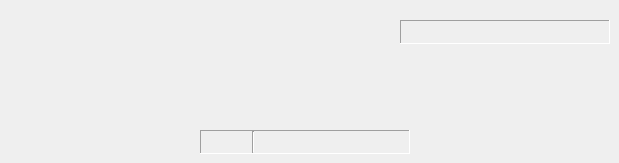
  <widget class="QWidget" name="centralwidget">
   <widget class="QFrame" name="fSBError">
    <property name="geometry">
     <rect>
      <x>400</x>
      <y>20</y>
      <width>210</width>
      <height>24</height>
     </rect>
    </property>
    <property name="minimumSize">
     <size>
      <width>210</width>
      <height>16</height>
     </size>
    </property>
    <property name="contextMenuPolicy">
     <enum>Qt::NoContextMenu</enum>
    </property>
    <property name="frameShape">
     <enum>QFrame::Panel</enum>
    </property>
    <property name="frameShadow">
     <enum>QFrame::Sunken</enum>
    </property>
    <property name="lineWidth">
     <number>1</number>
    </property>
    <property name="midLineWidth">
     <number>0</number>
    </property>
    <layout class="QHBoxLayout">
     <property name="spacing">
      <number>4</number>
     </property>
     <property name="leftMargin">
      <number>0</number>
     </property>
     <property name="topMargin">
      <number>0</number>
     </property>
     <property name="rightMargin">
      <number>0</number>
     </property>
     <property name="bottomMargin">
      <number>0</number>
     </property>
     <item>
      <widget class="QLabel" name="lSBErrorIcon">
       <property name="enabled">
        <bool>true</bool>
       </property>
       <property name="maximumSize">
        <size>
         <width>16</width>
         <height>16</height>
        </size>
       </property>
       <property name="frameShape">
        <enum>QFrame::NoFrame</enum>
       </property>
       <property name="frameShadow">
        <enum>QFrame::Plain</enum>
       </property>
       <property name="text">
        <string/>
       </property>
       <property name="pixmap">
        <pixmap/>
       </property>
       <property name="scaledContents">
        <bool>true</bool>
       </property>
       <property name="buddy">
        <cstring>twShader</cstring>
       </property>
      </widget>
     </item>
     <item>
      <widget class="QLabel" name="lSBErrorText">
       <property name="enabled">
        <bool>true</bool>
       </property>
       <property name="text">
        <string/>
       </property>
       <property name="pixmap">
        <pixmap/>
       </property>
       <property name="alignment">
        <set>Qt::AlignLeading|Qt::AlignLeft|Qt::AlignVCenter</set>
       </property>
       <property name="buddy">
        <cstring>twShader</cstring>
       </property>
      </widget>
     </item>
    </layout>
   </widget>
   <widget class="QFrame" name="fSBMouseInfo">
    <property name="geometry">
     <rect>
      <x>200</x>
      <y>130</y>
      <width>210</width>
      <height>24</height>
     </rect>
    </property>
    <property name="minimumSize">
     <size>
      <width>210</width>
      <height>16</height>
     </size>
    </property>
    <property name="contextMenuPolicy">
     <enum>Qt::NoContextMenu</enum>
    </property>
    <property name="frameShape">
     <enum>QFrame::Panel</enum>
    </property>
    <property name="frameShadow">
     <enum>QFrame::Sunken</enum>
    </property>
    <property name="lineWidth">
     <number>1</number>
    </property>
    <property name="midLineWidth">
     <number>0</number>
    </property>
    <layout class="QHBoxLayout">
     <property name="spacing">
      <number>4</number>
     </property>
     <property name="leftMargin">
      <number>0</number>
     </property>
     <property name="topMargin">
      <number>0</number>
     </property>
     <property name="rightMargin">
      <number>0</number>
     </property>
     <property name="bottomMargin">
      <number>0</number>
     </property>
     <item>
      <widget class="QLabel" name="lSBCurrentPosition">
       <property name="text">
        <string/>
       </property>
      </widget>
     </item>
     <item>
      <widget class="Line" name="line_9">
       <property name="orientation">
        <enum>Qt::Vertical</enum>
       </property>
      </widget>
     </item>
     <item>
      <widget class="QLabel" name="lSBCurrentValueR">
       <property name="palette">
        <palette>
         <active>
          <colorrole role="WindowText">
           <brush brushstyle="SolidPattern">
            <color alpha="255">
             <red>213</red>
             <green>12</green>
             <blue>12</blue>
            </color>
           </brush>
          </colorrole>
          <colorrole role="Text">
           <brush brushstyle="SolidPattern">
            <color alpha="255">
             <red>213</red>
             <green>12</green>
             <blue>12</blue>
            </color>
           </brush>
          </colorrole>
          <colorrole role="ButtonText">
           <brush brushstyle="SolidPattern">
            <color alpha="255">
             <red>213</red>
             <green>12</green>
             <blue>12</blue>
            </color>
           </brush>
          </colorrole>
         </active>
         <inactive>
          <colorrole role="WindowText">
           <brush brushstyle="SolidPattern">
            <color alpha="255">
             <red>213</red>
             <green>12</green>
             <blue>12</blue>
            </color>
           </brush>
          </colorrole>
          <colorrole role="Text">
           <brush brushstyle="SolidPattern">
            <color alpha="255">
             <red>213</red>
             <green>12</green>
             <blue>12</blue>
            </color>
           </brush>
          </colorrole>
          <colorrole role="ButtonText">
           <brush brushstyle="SolidPattern">
            <color alpha="255">
             <red>213</red>
             <green>12</green>
             <blue>12</blue>
            </color>
           </brush>
          </colorrole>
         </inactive>
         <disabled>
          <colorrole role="WindowText">
           <brush brushstyle="SolidPattern">
            <color alpha="255">
             <red>128</red>
             <green>128</green>
             <blue>128</blue>
            </color>
           </brush>
          </colorrole>
          <colorrole role="Text">
           <brush brushstyle="SolidPattern">
            <color alpha="255">
             <red>199</red>
             <green>199</green>
             <blue>199</blue>
            </color>
           </brush>
          </colorrole>
          <colorrole role="ButtonText">
           <brush brushstyle="SolidPattern">
            <color alpha="255">
             <red>128</red>
             <green>128</green>
             <blue>128</blue>
            </color>
           </brush>
          </colorrole>
         </disabled>
        </palette>
       </property>
       <property name="autoFillBackground">
        <bool>false</bool>
       </property>
       <property name="text">
        <string/>
       </property>
      </widget>
     </item>
     <item>
      <widget class="QLabel" name="lSBCurrentValueG">
       <property name="palette">
        <palette>
         <active>
          <colorrole role="WindowText">
           <brush brushstyle="SolidPattern">
            <color alpha="255">
             <red>99</red>
             <green>180</green>
             <blue>39</blue>
            </color>
           </brush>
          </colorrole>
          <colorrole role="Text">
           <brush brushstyle="SolidPattern">
            <color alpha="255">
             <red>99</red>
             <green>180</green>
             <blue>39</blue>
            </color>
           </brush>
          </colorrole>
          <colorrole role="ButtonText">
           <brush brushstyle="SolidPattern">
            <color alpha="255">
             <red>99</red>
             <green>180</green>
             <blue>39</blue>
            </color>
           </brush>
          </colorrole>
         </active>
         <inactive>
          <colorrole role="WindowText">
           <brush brushstyle="SolidPattern">
            <color alpha="255">
             <red>99</red>
             <green>180</green>
             <blue>39</blue>
            </color>
           </brush>
          </colorrole>
          <colorrole role="Text">
           <brush brushstyle="SolidPattern">
            <color alpha="255">
             <red>99</red>
             <green>180</green>
             <blue>39</blue>
            </color>
           </brush>
          </colorrole>
          <colorrole role="ButtonText">
           <brush brushstyle="SolidPattern">
            <color alpha="255">
             <red>99</red>
             <green>180</green>
             <blue>39</blue>
            </color>
           </brush>
          </colorrole>
         </inactive>
         <disabled>
          <colorrole role="WindowText">
           <brush brushstyle="SolidPattern">
            <color alpha="255">
             <red>128</red>
             <green>128</green>
             <blue>128</blue>
            </color>
           </brush>
          </colorrole>
          <colorrole role="Text">
           <brush brushstyle="SolidPattern">
            <color alpha="255">
             <red>199</red>
             <green>199</green>
             <blue>199</blue>
            </color>
           </brush>
          </colorrole>
          <colorrole role="ButtonText">
           <brush brushstyle="SolidPattern">
            <color alpha="255">
             <red>128</red>
             <green>128</green>
             <blue>128</blue>
            </color>
           </brush>
          </colorrole>
         </disabled>
        </palette>
       </property>
       <property name="text">
        <string/>
       </property>
      </widget>
     </item>
     <item>
      <widget class="QLabel" name="lSBCurrentValueB">
       <property name="palette">
        <palette>
         <active>
          <colorrole role="WindowText">
           <brush brushstyle="SolidPattern">
            <color alpha="255">
             <red>0</red>
             <green>0</green>
             <blue>255</blue>
            </color>
           </brush>
          </colorrole>
          <colorrole role="Text">
           <brush brushstyle="SolidPattern">
            <color alpha="255">
             <red>0</red>
             <green>0</green>
             <blue>255</blue>
            </color>
           </brush>
          </colorrole>
          <colorrole role="ButtonText">
           <brush brushstyle="SolidPattern">
            <color alpha="255">
             <red>0</red>
             <green>0</green>
             <blue>255</blue>
            </color>
           </brush>
          </colorrole>
         </active>
         <inactive>
          <colorrole role="WindowText">
           <brush brushstyle="SolidPattern">
            <color alpha="255">
             <red>0</red>
             <green>0</green>
             <blue>255</blue>
            </color>
           </brush>
          </colorrole>
          <colorrole role="Text">
           <brush brushstyle="SolidPattern">
            <color alpha="255">
             <red>0</red>
             <green>0</green>
             <blue>255</blue>
            </color>
           </brush>
          </colorrole>
          <colorrole role="ButtonText">
           <brush brushstyle="SolidPattern">
            <color alpha="255">
             <red>0</red>
             <green>0</green>
             <blue>255</blue>
            </color>
           </brush>
          </colorrole>
         </inactive>
         <disabled>
          <colorrole role="WindowText">
           <brush brushstyle="SolidPattern">
            <color alpha="255">
             <red>128</red>
             <green>128</green>
             <blue>128</blue>
            </color>
           </brush>
          </colorrole>
          <colorrole role="Text">
           <brush brushstyle="SolidPattern">
            <color alpha="255">
             <red>199</red>
             <green>199</green>
             <blue>199</blue>
            </color>
           </brush>
          </colorrole>
          <colorrole role="ButtonText">
           <brush brushstyle="SolidPattern">
            <color alpha="255">
             <red>128</red>
             <green>128</green>
             <blue>128</blue>
            </color>
           </brush>
          </colorrole>
         </disabled>
        </palette>
       </property>
       <property name="text">
        <string/>
       </property>
      </widget>
     </item>
    </layout>
   </widget>
  </widget>
